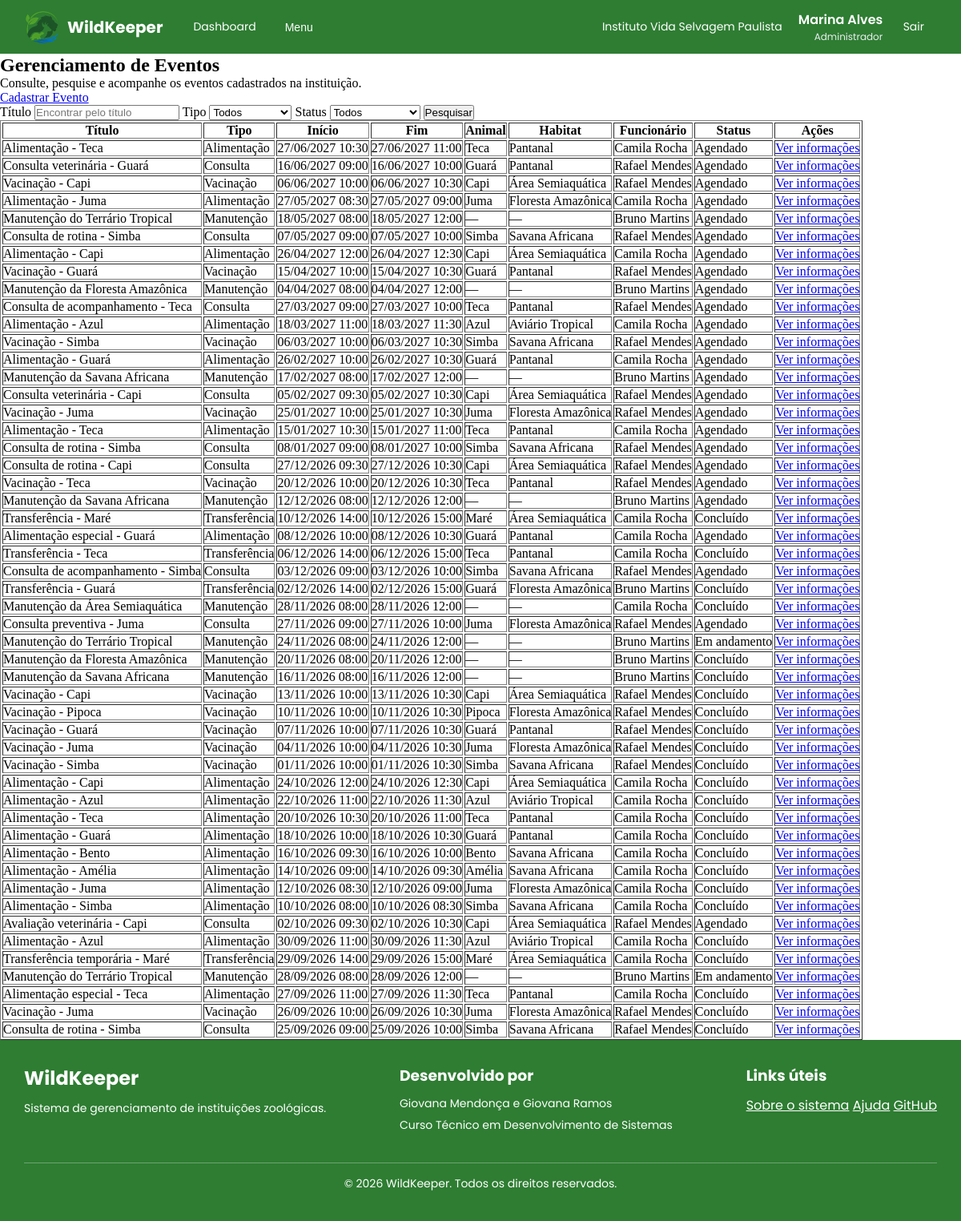
The page /src/eventos/index.php (signed in) on the database as committed earlier.
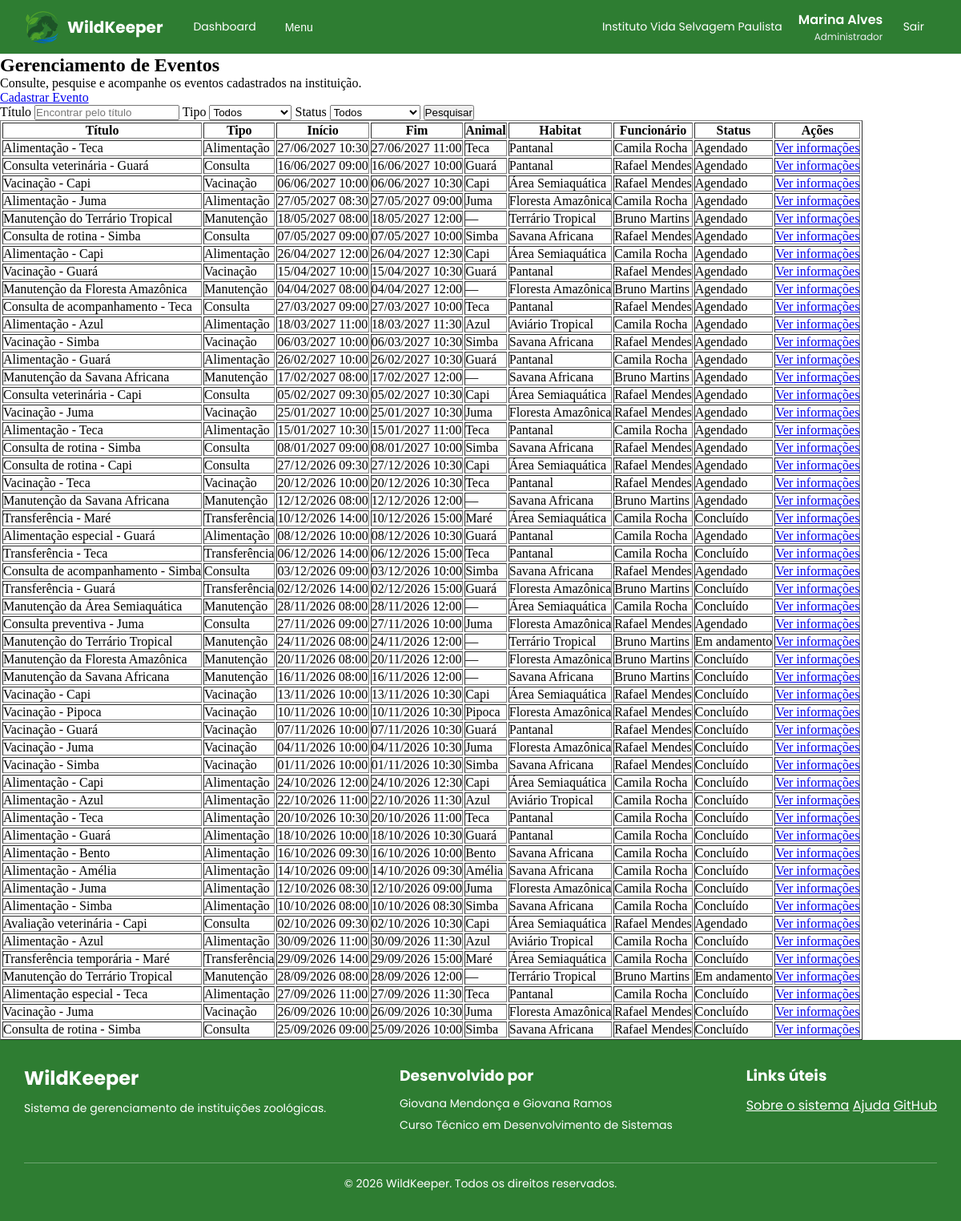
The same page on the database as committed later.
### tables this page shows
CREATE TABLE
    IF NOT EXISTS eventos (
        id INT PRIMARY KEY AUTO_INCREMENT,
        titulo VARCHAR(255) NOT NULL,
        descricao TEXT,
        tipo ENUM (
            'Consulta',
            'Vacinação',
            'Alimentação',
            'Manutenção',
            'Transferência',
            'Outro'
        ),
        data_inicio DATETIME NOT NULL,
        data_fim DATETIME NOT NULL,
        animal_id INT DEFAULT NULL,
        habitat_id INT DEFAULT NULL,
        funcionario_id INT NOT NULL,
        status ENUM (
            'Agendado',
            'Em andamento',
            'Concluído',
            'Cancelado'
        ) DEFAULT 'Agendado',
        instituicao_id INT NOT NULL,
        FOREIGN KEY (animal_id) REFERENCES animais (id),
        FOREIGN KEY (habitat_id) REFERENCES habitats (id),
        FOREIGN KEY (funcionario_id) REFERENCES users (id),
        FOREIGN KEY (instituicao_id) REFERENCES instituicoes (id),
        created_at TIMESTAMP DEFAULT CURRENT_TIMESTAMP,
        updated_at TIMESTAMP DEFAULT CURRENT_TIMESTAMP ON UPDATE CURRENT_TIMESTAMP
    );

CREATE TABLE
    IF NOT EXISTS animais (
        id INT PRIMARY KEY AUTO_INCREMENT,
        nome VARCHAR(100) NOT NULL,
        sexo ENUM ('Masculino', 'Feminino', 'Indeterminado'),
        data_nascimento DATE DEFAULT NULL,
        data_chegada DATE DEFAULT NULL,
        peso DECIMAL(10, 3) NOT NULL,  
        altura DECIMAL(10, 3) NOT NULL,  
        microchip VARCHAR(20) NOT NULL UNIQUE,
        observacoes TEXT,
        especie_id INT NOT NULL,
        habitat_id INT NOT NULL,
        status_id INT NOT NULL,
        saude_status_id INT NOT NULL,
        instituicao_id INT NOT NULL,
        FOREIGN KEY (especie_id) REFERENCES especies (id),
        FOREIGN KEY (habitat_id) REFERENCES habitats (id),
        FOREIGN KEY (status_id) REFERENCES status_animais (id),
        FOREIGN KEY (saude_status_id) REFERENCES saude_status (id),
        FOREIGN KEY (instituicao_id) REFERENCES instituicoes (id),
        created_at TIMESTAMP DEFAULT CURRENT_TIMESTAMP,
        updated_at TIMESTAMP DEFAULT CURRENT_TIMESTAMP ON UPDATE CURRENT_TIMESTAMP
    );

CREATE TABLE
    IF NOT EXISTS habitats (
        id INT PRIMARY KEY AUTO_INCREMENT,
        nome VARCHAR(50) NOT NULL,
        descricao TEXT NOT NULL,
        bioma VARCHAR(50) NOT NULL,
        temperatura DECIMAL(5, 2) NOT NULL,  
        umidade DECIMAL(5, 2) NOT NULL,  
        capacidade INT NOT NULL,  
        status ENUM ('Ativo', 'Em manutenção', 'Interditado') DEFAULT 'Ativo',
        instituicao_id INT NOT NULL,
        FOREIGN KEY (instituicao_id) REFERENCES instituicoes (id),
        created_at TIMESTAMP DEFAULT CURRENT_TIMESTAMP,
        updated_at TIMESTAMP DEFAULT CURRENT_TIMESTAMP ON UPDATE CURRENT_TIMESTAMP
    );

CREATE TABLE
    IF NOT EXISTS users (
        id INT PRIMARY KEY AUTO_INCREMENT,
        nome VARCHAR(100) NOT NULL,
        cpf VARCHAR(14) NOT NULL UNIQUE,
        data_nascimento DATE NOT NULL,
        genero ENUM (
            'Masculino',
            'Feminino',
            'Não-binário',
            'Outro',
            'Prefiro não informar'
        ) NOT NULL,
        telefone VARCHAR(20) NOT NULL UNIQUE,
        email VARCHAR(100) NOT NULL UNIQUE,
        senha_hash VARCHAR(255) NOT NULL,
        cargo_id INT NOT NULL,
        status ENUM ('Ativo', 'Férias', 'Afastado', 'Desligado') DEFAULT 'Ativo',
        instituicao_id INT NOT NULL,
        FOREIGN KEY (cargo_id) REFERENCES cargos (id),
        FOREIGN KEY (instituicao_id) REFERENCES instituicoes (id),
        created_at TIMESTAMP DEFAULT CURRENT_TIMESTAMP,
        updated_at TIMESTAMP DEFAULT CURRENT_TIMESTAMP ON UPDATE CURRENT_TIMESTAMP
    );

### src/includes/autenticacao.php (called while the page is built, shortened)
<?php
function nivelMinimo($nivel) {
    return $_SESSION['nivel'] >= $nivel;
}

### src/eventos/index.php (the view, shortened to what this page needs)
<?php
include "../includes/autenticacao.php";
$tituloFiltrado = trim($_GET['titulo'] ?? "");
$sql = "SELECT
    eventos.id,
    eventos.titulo,
    eventos.descricao,
    eventos.tipo,
    eventos.data_inicio,
    eventos.data_fim,
    eventos.status,
    eventos.animal_id,
    eventos.habitat_id,
    animais.nome AS animal_nome,
    habitats.nome AS habitat_nome,
    eventos.funcionario_id,
    users.nome AS funcionario_nome
FROM eventos
LEFT JOIN animais ON animais.id = eventos.animal_id
LEFT JOIN habitats ON habitats.id = eventos.habitat_id
INNER JOIN users ON users.id = eventos.funcionario_id
WHERE eventos.instituicao_id = ?";
$params = [
    $_SESSION['instituicao_id']
];
$types = "i";
$sql .= " ORDER BY eventos.data_inicio DESC";
$stmt = $conexao->prepare($sql);
$stmt->bind_param($types, ...$params);
$stmt->execute();
$result = $stmt->get_result();
?>
<!DOCTYPE html>
<html lang="pt-br">
<head>
    <link rel="stylesheet" href="../../assets/css/reset.css">
    <link rel="stylesheet" href="../../assets/css/dashboard_global.css">
    <link rel="stylesheet" href="../../assets/css/tabela.css">
</head>
<body>
    <?php include "../includes/dashboard-header.php" ?>
    <main>
        <section>
            <h1>Gerenciamento de Eventos</h1>
            <p>Consulte, pesquise e acompanhe os eventos cadastrados na instituição.</p>
            <?php if (nivelMinimo(40)): ?>
                <a href="cadastrar_evento.php">Cadastrar Evento</a>
            <?php endif; ?>
            <form action="index.php" method="get">
                <label for="titulo">Título</label>
                <input type="text" data-pesquisa="titulo" data-campos="titulo" name="titulo" id="titulo" placeholder="Encontrar pelo título" value="<?= htmlspecialchars($tituloFiltrado) ?>">
                <label for="tipo">Tipo</label>
                <select name="tipo" id="tipo">
                    <option value="">Todos</option>
                </select>
                <label for="status">Status</label>
                <select name="status" id="status">
                    <option value="">Todos</option>
                </select>
                <button type="submit">Pesquisar</button>
            </form>
            <table border="1" id="tabela">
                <thead>
                    <tr>
                        <th>Título</th>
                        <th>Tipo</th>
                        <th>Início</th>
                        <th>Fim</th>
                        <th>Animal</th>
                        <th>Habitat</th>
                        <th>Funcionário</th>
                        <th>Status</th>
                        <th>Ações</th>
                    </tr>
                </thead>
                <tbody>
                    <?php if ($result->num_rows > 0): ?>
                        <?php while ($evento = $result->fetch_assoc()): ?>
                            <tr>
                                <td data-campo="titulo"><?= htmlspecialchars($evento['titulo']) ?></td>
                                <td><?= htmlspecialchars($evento['tipo']) ?></td>
                                <td><?= date("d/m/Y H:i", strtotime($evento['data_inicio'])) ?></td>
                                <td><?= date("d/m/Y H:i", strtotime($evento['data_fim'])) ?></td>
                                <td>
                                    <?= $evento['animal_nome'] ? htmlspecialchars($evento['animal_nome']) : "—" ?>
                                </td>
                                <td>
                                    <?= $evento['habitat_nome'] ? htmlspecialchars($evento['habitat_nome']) : "—" ?>
                                </td>
                                <td><?= htmlspecialchars($evento['funcionario_nome']) ?></td>
                                <td><?= htmlspecialchars($evento['status']) ?></td>
                                <td>
                                    <a href="mostrar_evento.php?id=<?= $evento['id'] ?>">Ver informações</a>
                                </td>
                            </tr>
                        <?php endwhile; ?>
                    <?php else: ?>
                        <tr>
                            <td colspan="9">Nenhum evento encontrado.</td>
                        </tr>
                    <?php endif; ?>
                </tbody>
            </table>
        </section>
    </main>
    <?php include "../includes/dashboard-footer.php" ?>
</body>
</html>

### src/includes/dashboard-header.php (shortened to what this page needs)
<header class="header">
    <div class="header-esquerda">
        <a href="/TCC_WILDKEEPER/src/dashboard/index.php" class="logo">
            <img src="/TCC_WILDKEEPER/assets/img/icon_wildkeeper.webp" alt="Logo do WildKeeper">
            <span>WildKeeper</span>
        </a>
        <nav class="navegacao">
            <a href="/TCC_WILDKEEPER/src/dashboard/index.php">Dashboard</a>
            <div class="menu">
                <button class="menu-botao">Menu</button>
            </div>
        </nav>
    </div>
    <div class="header-direita">
        <a class="instituicao" href="<?= nivelMinimo(100) ? '/TCC_WILDKEEPER/src/instituicao/index.php' : '/TCC_WILDKEEPER/src/dashboard/index.php' ; ?>"><?= htmlspecialchars($_SESSION['instituicao_nome']) ?></a>
        <div class="usuario">
            <a class="usuario-nome" href="/TCC_WILDKEEPER/src/perfil/index.php"><?= htmlspecialchars($_SESSION['nome']) ?></a>
            <a class="usuario-cargo" href="/TCC_WILDKEEPER/src/perfil/index.php"><?= htmlspecialchars($_SESSION['cargo_nome']) ?></a>
        </div>
    </div>
    <a href="/TCC_WILDKEEPER/src/auth/logout.php" class="sair">Sair</a>
</header>

### src/includes/dashboard-footer.php
<footer class="footer">
    <div class="footer-conteudo">
        <div class="footer-sobre">
            <h2>WildKeeper</h2>
            <p>Sistema de gerenciamento de instituições zoológicas.</p>
        </div>
        <div class="footer-autoria">
            <h3>Desenvolvido por</h3>
            <p>Giovana Mendonça e Giovana Ramos</p>
            <p>Curso Técnico em Desenvolvimento de Sistemas</p>
        </div>
        <div class="footer-links">
            <h3>Links úteis</h3>
            <a href="#">Sobre o sistema</a>
            <a href="#">Ajuda</a>
            <a href="https://github.com/giimendonca/TCC_WILDKEEPER">GitHub</a>
        </div>
    </div>
    <div class="footer-final">
        <p>&copy; <?= date('Y') ?> WildKeeper. Todos os direitos reservados.</p>
    </div>
</footer>

### assets/css/dashboard_global.css (style rules this page uses)
:root { --verde-principal: #2E7D32; --verde-claro: #81C784; --azul: #1565C0; --cinza: #ECEFF1; --branco: #FFFFFF; --erro-sair: #D32F2F; --sucesso: #388E3C; --texto: #263238; }
.header { display: flex; align-items: center; justify-content: space-between; padding: 12px 32px; background-color: var(--verde-principal); border-bottom: 1px solid var(--cinza); font-family: "Poppins", sans-serif; }
.header-esquerda, .header-direita { display: flex; align-items: center; }
.header-esquerda { gap: 24px; }
.header-direita { margin-left: auto; gap: 20px; }
.header-direita a { text-decoration: none; }
.logo { display: flex; align-items: center; gap: 10px; text-decoration: none; color: var(--branco); }
.logo img { width: 42px; height: 42px; }
.logo span { font-size: 20px; font-weight: 700; }
.navegacao { display: flex; align-items: center; gap: 8px; }
.navegacao a, .menu-botao, .sair { padding: 10px 14px; border: none; border-radius: 8px; background: transparent; color: var(--branco); font-size: 14px; text-decoration: none; cursor: pointer; transition: background-color 0.2s, color 0.2s; }
.sair { margin-left: 1%; }
.usuario { display: flex; flex-direction: column; align-items: flex-end; }
.usuario-nome { font-weight: 600; color: var(--branco); }
.usuario-cargo { font-size: 12px; color: var(--cinza); }
.instituicao { font-size: 14px; color: var(--branco); }
.menu { position: relative; }
.footer { width: 100%; padding: 30px; background-color: var(--verde-principal); color: var(--branco); font-family: "Poppins", sans-serif; }
.footer-conteudo { max-width: 1200px; margin: 0 auto; display: flex; justify-content: space-between; gap: 40px; }
.footer h2, .footer h3 { margin: 0 0 10px; }
.footer p { margin: 0 0 6px; font-size: 14px; }
.footer-links a { color: var(--branco); }
.footer-final { max-width: 1200px; margin: 30px auto 0; padding-top: 15px; border-top: 1px solid rgba(255, 255, 255, 0.3); text-align: center; }

Rows that differ between the two databases and show on the page:
changed eventos (number 5 of 51 on the later page): habitat.nome (not shown) → "Terrário Tropical"; no longer shows "—"
changed eventos (number 9 of 51 on the later page): habitat.nome (not shown) → "Floresta Amazônica"; no longer shows "—"
changed eventos (number 14 of 51 on the later page): habitat.nome (not shown) → "Savana Africana"; no longer shows "—"
changed eventos (number 21 of 51 on the later page): habitat.nome (not shown) → "Savana Africana"; no longer shows "—"
changed eventos "Manutenção da Área Semiaquática": habitat.nome (not shown) → "Área Semiaquática"; no longer shows "—"
changed eventos (number 29 of 51 on the later page): habitat.nome (not shown) → "Terrário Tropical"; no longer shows "—"
changed eventos (number 30 of 51 on the later page): habitat.nome (not shown) → "Floresta Amazônica"; no longer shows "—"
changed eventos (number 31 of 51 on the later page): habitat.nome (not shown) → "Savana Africana"; no longer shows "—"
changed eventos (number 48 of 51 on the later page): habitat.nome (not shown) → "Terrário Tropical"; no longer shows "—"
